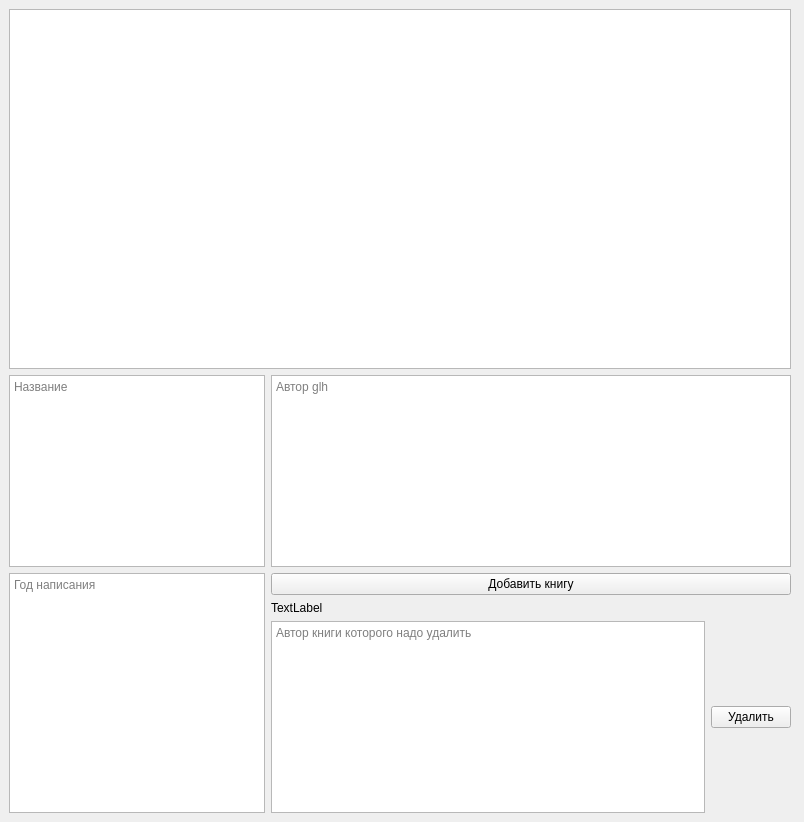
<?xml version="1.0" encoding="UTF-8"?>
<ui version="4.0">
 <class>MainWindow</class>
 <widget class="QMainWindow" name="MainWindow">
  <property name="geometry">
   <rect>
    <x>0</x>
    <y>0</y>
    <width>804</width>
    <height>822</height>
   </rect>
  </property>
  <property name="windowTitle">
   <string>MainWindow</string>
  </property>
  <widget class="QWidget" name="centralwidget">
   <property name="maximumSize">
    <size>
     <width>800</width>
     <height>16777215</height>
    </size>
   </property>
   <layout class="QVBoxLayout" name="verticalLayout_2">
    <item>
     <layout class="QVBoxLayout" name="verticalLayout_3">
      <item>
       <widget class="QTableView" name="table"/>
      </item>
      <item>
       <layout class="QFormLayout" name="formLayout">
        <item row="1" column="0">
         <widget class="QTextEdit" name="name">
          <property name="whatsThis">
           <string>name</string>
          </property>
          <property name="placeholderText">
           <string>Название</string>
          </property>
         </widget>
        </item>
        <item row="1" column="1">
         <widget class="QTextEdit" name="author">
          <property name="placeholderText">
           <string>Автор glh</string>
          </property>
         </widget>
        </item>
        <item row="2" column="0">
         <widget class="QTextEdit" name="year">
          <property name="placeholderText">
           <string>Год написания</string>
          </property>
         </widget>
        </item>
        <item row="2" column="1">
         <layout class="QVBoxLayout" name="verticalLayout">
          <item>
           <widget class="QPushButton" name="btn_add">
            <property name="text">
             <string>Добавить книгу</string>
            </property>
           </widget>
          </item>
          <item>
           <widget class="QLabel" name="label">
            <property name="text">
             <string>TextLabel</string>
            </property>
           </widget>
          </item>
          <item>
           <layout class="QHBoxLayout" name="horizontalLayout">
            <item>
             <widget class="QTextEdit" name="textEdit">
              <property name="placeholderText">
               <string>Автор книги которого надо удалить </string>
              </property>
             </widget>
            </item>
            <item>
             <widget class="QPushButton" name="btn_delete">
              <property name="text">
               <string>Удалить</string>
              </property>
             </widget>
            </item>
           </layout>
          </item>
         </layout>
        </item>
       </layout>
      </item>
     </layout>
    </item>
   </layout>
  </widget>
 </widget>
 <resources/>
 <connections/>
</ui>
